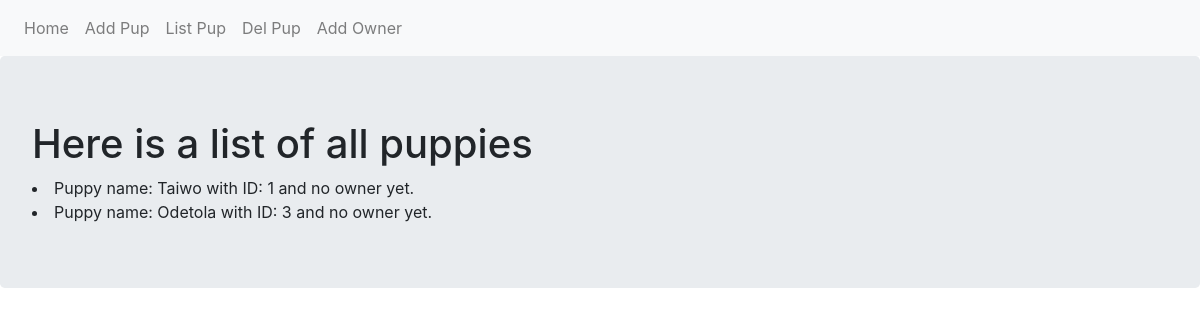
/list, run on an earlier commit of the app's database.
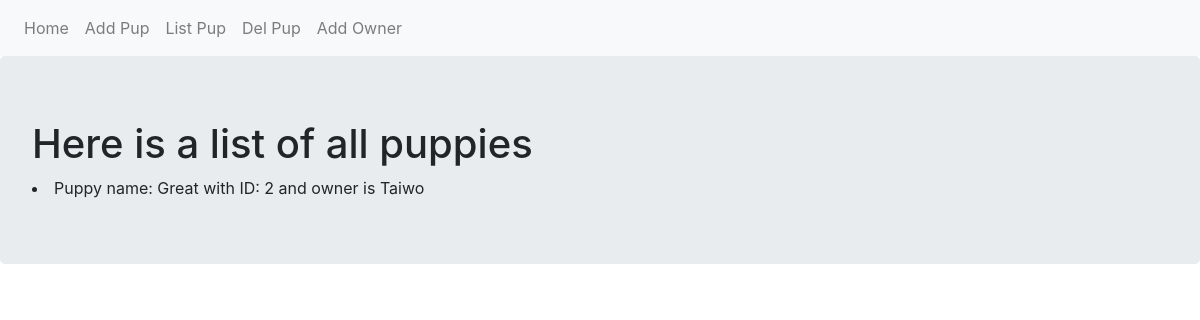
And on a later commit of the database.
### adoption_site.py (models this page shows, shortened)
class Puppy(db.Model):
    __tablename__ = 'puppies'
    id = db.Column(db.Integer, primary_key=True)
    name = db.Column(db.Text)
    owner = db.relationship('Owner',backref='puppy',uselist=False)
    def __repr__(self):
        if self.owner:
            return f"Puppy name: {self.name} with ID: {self.id} and owner is {self.owner.name}"
        else:
            return f"Puppy name: {self.name} with ID: {self.id} and no owner yet."

class Owner(db.Model):
    __tablename__ = 'owners'
    id = db.Column(db.Integer, primary_key=True)
    name = db.Column(db.Text)
    puppy_id = db.Column(db.Integer, db.ForeignKey('puppies.id'))

### adoption_site.py (the view)
@app.route('/list')
def list_pup():
    puppies = Puppy.query.all()
    return render_template('list.html', puppies=puppies)

### templates/list.html
{% extends "base.html" %}
{% block content %}
<div class='jumbotron'>
    <h1>Here is a list of all puppies</h1>
    {% for pup in puppies %}
            <li>{{ pup|e }}</li>
    {% endfor %}
</div>
{% endblock %}

### templates/base.html (shortened to what this page needs)
<!DOCTYPE html>
<html lang="en">
<head>
    <link rel="stylesheet" href="https://maxcdn.bootstrapcdn.com/bootstrap/4.0.0/css/bootstrap.min.css">
</head>
<body>
    <nav class="navbar navbar-expand-lg navbar-light bg-light">
        <div class="navbar-nav">
            <a class="nav-item nav-link" href="{{ url_for('index') }}">Home</a>
            <a class="nav-item nav-link" href="{{ url_for('add_pup') }}">Add Pup</a>
            <a class="nav-item nav-link" href="{{ url_for('list_pup') }}">List Pup</a>
            <a class="nav-item nav-link" href="{{ url_for('del_pup') }}">Del Pup</a>
            <a class="nav-item nav-link" href="{{ url_for('add_owner') }}">Add Owner</a>
        </div>
    </nav>
    {% block content %}
    {% endblock %}
</body>
</html>

What changed in the data, as far as the page shows it:
removed Puppy: name+id "Puppy name: Taiwo with ID: 1 and no owner yet."
removed Puppy: name+id "Puppy name: Odetola with ID: 3 and no owner yet."
added Puppy: name+id "Puppy name: Great with ID: 2 and owner is Taiwo"
